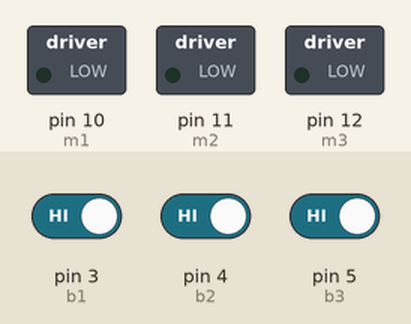
Bench run of a sketch on a simulated Arduino Uno, built with avr-gcc and run on an emulated ATmega328P. Parts: switched loads named in the sketch (green lamp = pin HIGH). The test bench sets the inputs (shaded band); at power-on: pin 3 (b1) HIGH, pin 4 (b2) HIGH, pin 5 (b3) HIGH.

Above: at 1.2 s.
1.3 s: pin 3 (b1) driven LOW
At 2.1 s:
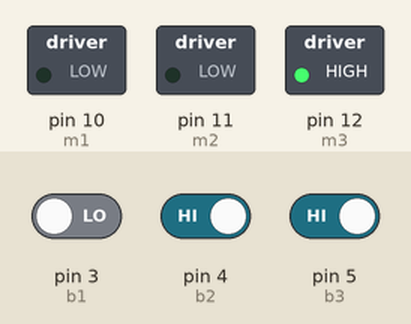
2.8 s: pin 4 (b2) driven LOW
At 3.2 s:
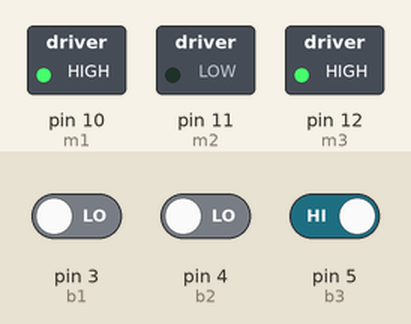
4.3 s: pin 5 (b3) driven LOW
At 5.1 s:
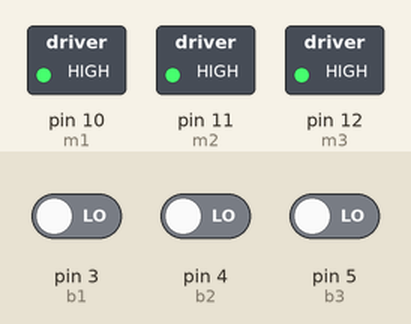
7.3 s: pin 3 (b1) driven HIGH
At 8.6 s:
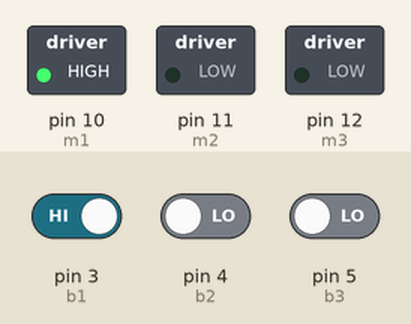
Timing chart, 0 to 10.3 s (numbered marks = the images above; inputs shaded):
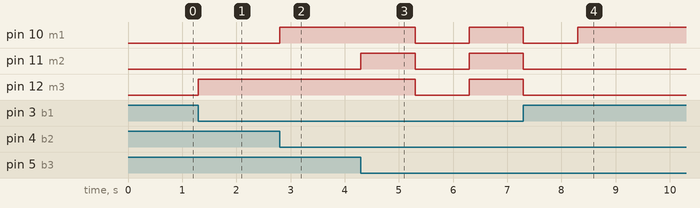

The sketch:

MOTOR_ON_OFF_using_SWITCH.ino
```cpp
const int b1=3;
const int b2=4;
const int b3=5;
const int m1=10;
const int m2=11;
const int m3=12;

void setup()
{
  pinMode(b1,INPUT);
  pinMode(b2,INPUT);
  pinMode(b3,INPUT);
  pinMode(m1,OUTPUT);
  pinMode(m2,OUTPUT);
  pinMode(m3,OUTPUT);
}
void loop()
{
  int b1_state=digitalRead(b1);
  int b2_state=digitalRead(b2);
  int b3_state=digitalRead(b3);
  if(b1_state==LOW)
  {
    digitalWrite(m3,HIGH);
  }
  if(b2_state==LOW)
  {
    digitalWrite(m1,HIGH);
  }
  if((b1_state==LOW)&&(b2_state==LOW)&&(b3_state==LOW))
  {
    digitalWrite(m1,HIGH);
    digitalWrite(m2,HIGH);
    digitalWrite(m3,HIGH);
    delay(1000);
    digitalWrite(m1,LOW);
    digitalWrite(m2,LOW);
    digitalWrite(m3,LOW);
    delay(1000);
  }
}
```

Measured:
- after the input at 1.3 s, pin 12 (m3): LOW → HIGH at once
- after the input at 2.8 s, pin 10 (m1): LOW → HIGH at once
- after the input at 4.3 s, pin 10 (m1), pin 12 (m3): HIGH → LOW after 1.0 s, → HIGH 1.0 s later; pin 11 (m2): LOW → HIGH at once, → LOW 1.0 s later, → HIGH 1.0 s later
- after the input at 7.3 s, pin 10 (m1): goes on until 8.3 s, then stays HIGH; pin 11 (m2), pin 12 (m3): goes on until 7.3 s, then stays LOW
